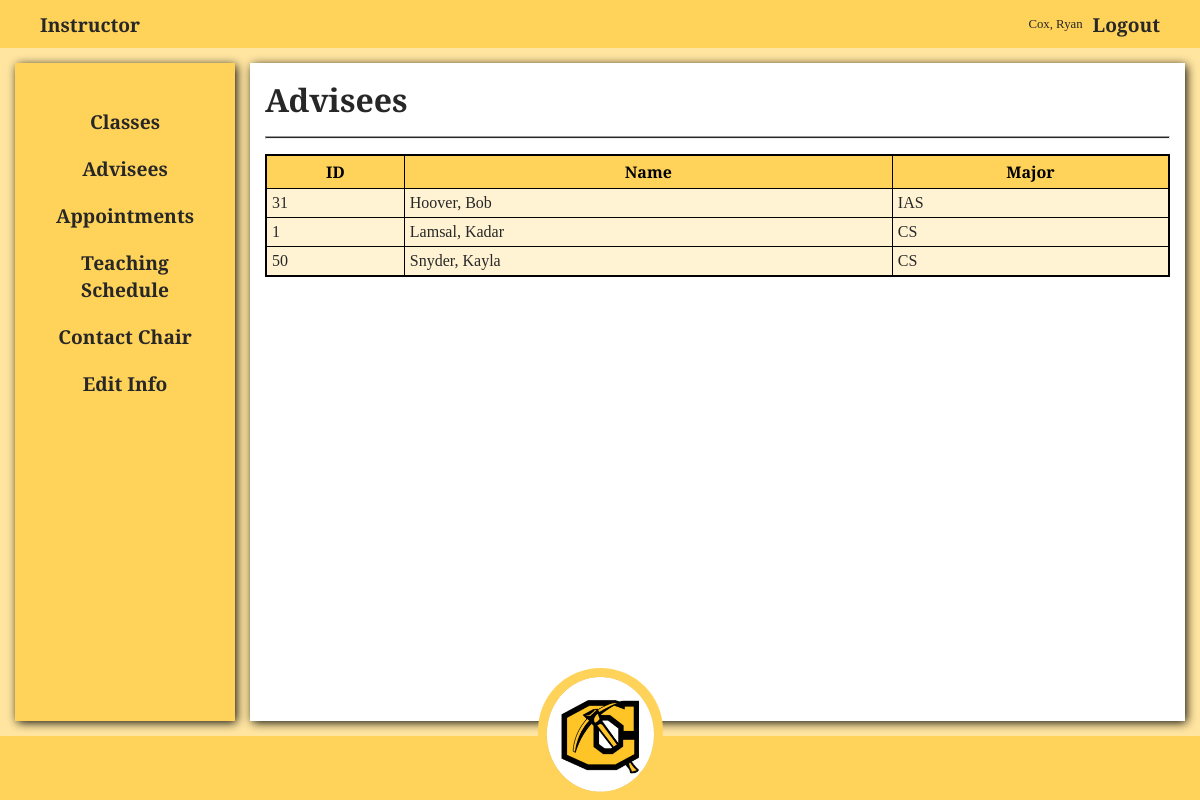
Screenshot of /user.php?feature=list_advisees (signed in) with the database file from the repository.
### tables this page shows
CREATE TABLE `Faculty_Staff` (
  `faculty_id` int(11) NOT NULL,
  `faculty_firstname` varchar(50) NOT NULL,
  `faculty_lastname` varchar(50) NOT NULL,
  `faculty_email` varchar(50) NOT NULL,
  `faculty_phone` char(14) NOT NULL,
  `role` int(11) NOT NULL,
  `faculty_username` varchar(100) NOT NULL,
  `faculty_password` varchar(255) NOT NULL,
  `faculty_active` bit(1) NOT NULL DEFAULT b'1',
  `room_id` int(11) NOT NULL
);

CREATE TABLE `Student` (
  `student_id` int(11) NOT NULL,
  `student_firstname` varchar(50) NOT NULL,
  `student_lastname` varchar(50) NOT NULL,
  `student_email` varchar(50) NOT NULL,
  `classification` varchar(9) NOT NULL,
  `PIN` int(11) NOT NULL,
  `student_username` varchar(100) NOT NULL,
  `student_password` varchar(255) NOT NULL,
  `student_active` bit(1) NOT NULL DEFAULT b'1',
  `major_id` int(11) NOT NULL,
  `faculty_id` int(11) NOT NULL
);

CREATE TABLE `Major` (
  `major_id` int(11) NOT NULL,
  `major_name` varchar(50) NOT NULL,
  `short_name` char(4) NOT NULL
);

### includes/database/connect.php (called while the page is built, shortened)
<?php
$conn = mysqli_connect(D_LOCATION,D_USERNAME,D_PASSWORD,D_DATABASE);
function query($sql,$types,$params){
    global $conn;
    $stmt = mysqli_stmt_init($conn);
    if(!mysqli_stmt_prepare($stmt,$sql)){
        die("SQL SYNTAX ERROR: " . mysqli_error($conn));
    }
    mysqli_stmt_bind_param($stmt,$types,...$params);
    $exec = mysqli_stmt_execute($stmt);
    $result = mysqli_stmt_get_result($stmt);
    return $result;
}
function query_one($sql,$types,$params){
    $result = query($sql,$types,$params);
    $row = mysqli_fetch_assoc($result);
    return clean_array($row);
}
function query_many($sql,$types,$params){
    $result = query($sql,$types,$params);
    $array = [];
    while($row = mysqli_fetch_assoc($result)){
        $array[] = clean_array($row);
    }
    return $array;
}
?>

### includes/database/queries_get_one_by.php (called while the page is built, shortened)
<?php
function get_faculty_by_id($id){
    $sql = "
        SELECT
            Faculty_Staff.*,
            CONCAT(faculty_lastname,', ',faculty_firstname) as full_name,
            CONCAT(Room.building,' ',Room.room_number) as room
        FROM Faculty_Staff
        INNER JOIN Room
            ON Room.room_id = Faculty_Staff.room_id
        WHERE faculty_id = ?
            AND faculty_active = 1
    ";
    return query_one($sql,"s",[$id]);
}
?>

### includes/authentication/all.php (called while the page is built, shortened)
<?php
function is_logged_in(){
    return isset($_SESSION["id"]) && isset($_SESSION["role"]);
}
function is_faculty($role){
    switch($role){
        case ADMIN:
        case CHAIR:
        case INSTRUCTOR:
        case SECRETARY:
            return true;
    }
}
function authenticate(){
    $user = false;
    if($_SESSION["role"] === STUDENT)
        $user = get_student_by_id($_SESSION["id"]);
    else if(is_faculty($_SESSION["role"]))
        $user = get_faculty_by_id($_SESSION["id"]);
    return $user;
}
?>

### includes/functions/all.php (called while the page is built, shortened)
<?php
function clean_array($array){
    $clean = [];
    foreach($array as $key=>$value){
        $clean[$key] = htmlspecialchars($value);
    }
    return $clean;
}
function get_role_name($role){
    switch($role){
        case INSTRUCTOR: return "Instructor";
    }
}
?>

### includes/database/queries_get_many_by.php (called while the page is built, shortened)
<?php
function get_students_by_advisor($advisor_id){
    $sql = "
        SELECT
            student_id,
            student_firstname,
            student_lastname,
            CONCAT(student_lastname,', ',student_firstname) as full_name,
            student_email,
            classification,
            PIN,
			student_username,
            student_active,
            Major.short_name
        FROM Student
        INNER JOIN Major
            ON Major.major_id = Student.major_id
        WHERE Student.faculty_id = ?
            AND student_active = 1
        ORDER BY student_lastname,student_firstname;
    ";
    return query_many($sql, "s", [$advisor_id]);
}

### users/features/list_advisees.php (the view, shortened to what this page needs)
<?php
$faculty_id = isset($_GET["faculty_id"])? $_GET["faculty_id"] : "";
if($role === INSTRUCTOR){
    $faculty_id = $user["faculty_id"];
}
$advisees = get_students_by_advisor($faculty_id);
?>
<h1>Advisees</h1>
<hr>
<div class="div-table">
    <table>
        <tr>
            <th>ID</th>
            <th>Name</th>
            <th>Major</th>
        </tr>
        <?php foreach($advisees as $advisee): ?>
            <tr class="row">
                <td><?= $advisee["student_id"] ?></td>
                <td><?= $advisee["full_name"] ?></td>
                <td><?= $advisee["short_name"] ?></td>
            </tr>
        <?php endforeach; ?>
    </table>
</div>

### partials/user/header.php (shortened to what this page needs)
<!DOCTYPE html>
<html lang="en">
<head>
    <link rel="stylesheet" href="css/user.css">
    <link rel="stylesheet" href="css/input.css">
    <link rel="stylesheet" href="css/table.css">
    <link rel="stylesheet" href="css/search_form.css">
    <link rel="stylesheet" href="css/forms.css">
</head>
<body>
    <header>
        <div class="brand">
            <a class="mainlink" href="user.php"><?= get_role_name($role) ?></a>
        </div>
        <nav class="main-nav">
            <p><?= $user["full_name"] ?></p>
            <a class="mainlink logout" href="logout.php">Logout</a>
        </nav>
    </header>
    <div class="aside">
        <div class="aside-content">
            <?php require("users/links/choose.php") ?>
        </div>
    </div>
        <?php require("users/links/choose.php") ?>
    <main>
        <div class="main-content">

### css/user.css (style rules this page uses)
:root { --dark-yellow: #ffd359; --darkest-yellow: #493502; --light-yellow: #ffe5a0; --lightest-yellow: #fff3d3; --nav: #ffffcc; --text-color: rgb(39, 39, 39); --shadow: black 0.1em 0.15em 0.6em; --animation-time: 0.35s; --transform-position: 15px; }
body { color: var(--text-color); }
* { box-sizing: border-box; padding: 0; margin: 0; }
html { background-color: var(--light-yellow); }
body, html { height: 100%; overflow-x: hidden; }
body { font-family: 'Merriweather', serif; }
body { display: grid; width: 100vw; grid-template-areas: 'header header' 'side main' 'footer footer'; grid-template-rows: 48px 1fr 64px; grid-template-columns: 250px 1fr; }
main { position: relative; }
main h1 { position: relative; width: 100%; animation-name: come-down; animation-duration: var(--animation-time); animation-iteration-count: 1; }
main hr { animation-name: spread-out; animation-duration: var(--animation-time); animation-iteration-count: 1; margin: 15px 0; height: 3px; background-color: var(--text-color); }
.div-table, .form-content { animation-name: come-up; animation-duration: var(--animation-time); animation-iteration-count: 1; }
header { grid-area: header; background-color: var(--dark-yellow); padding-left: 30px; padding-right: 30px; font-size: 1.2rem; display: flex; justify-content: space-between; align-items: center; position: fixed; left: 0; top: 0; width: 100vw; height: 48px; z-index: 105; }
.main-nav { display: flex; flex-direction: row; align-items: center; }
.main-nav > p { font-size: 0.8rem; }
.aside { grid-area: side; padding: 15px; }
.aside-content { box-shadow: var(--shadow); flex-direction: column; display: flex; align-items: center; padding: 15px; padding-top: 35px; background-color: var(--dark-yellow); width: 100%; height: 100%; }
main { background-color: var(--light-yellow); grid-area: main; padding: 15px; padding-left: 0; }
.main-content { width: 100%; height: 100%; background-color: white; padding: 15px; position: relative; box-shadow: var(--shadow); }
.mainlink, .aside-content > a { color: var(--text-color); text-decoration: none; font-weight: 700; font-size: 1.2rem; text-align: center; }
.mainlink, .aside-content > a { padding: 10px; text-decoration: none; position: relative; transition: all 0.6s ease-in; transition-timing-function: cubic-bezier(0.19, 0.715, 0.2, 1.395); overflow: hidden; display: block; }
.mainlink:before, .aside-content > a:before { z-index: 1; transition: inherit; content: ''; width: 90%; height: 4px; position: absolute; left: 5%; bottom: 4px; background-color: var(--text-color); transform: translateY(210%); }

### css/table.css (style rules this page uses)
.div-table { overflow-x: auto; width: 100%; }
.div-table { border: 1px solid black; background-color: var(--lightest-yellow); }
.div-table table { width: 100%; border: 1px solid black; border-collapse: collapse; background-color: white; }
.div-table .row { background-color: var(--lightest-yellow); z-index: 100; }
.div-table table { position: relative; }
.div-table tr:nth-child(1) { background-color: var(--dark-yellow); color: black; }
.div-table td, .div-table th { padding: 5px; border: 1px solid black; }

### rows the page displays
faculty_staff: role "Instructor"
student: student_id "31", full_name "Hoover, Bob", major.short_name "IAS"
student: student_id "1", full_name "Lamsal, Kadar", major.short_name "CS"
student: student_id "50", full_name "Snyder, Kayla", major.short_name "CS"

### other values shown
$user["full_name"] "Cox, Ryan"
$name "Classes"
$name "Advisees"
$name "Appointments"
$name "Teaching Schedule"
$name "Contact Chair"
$name "Edit Info"
